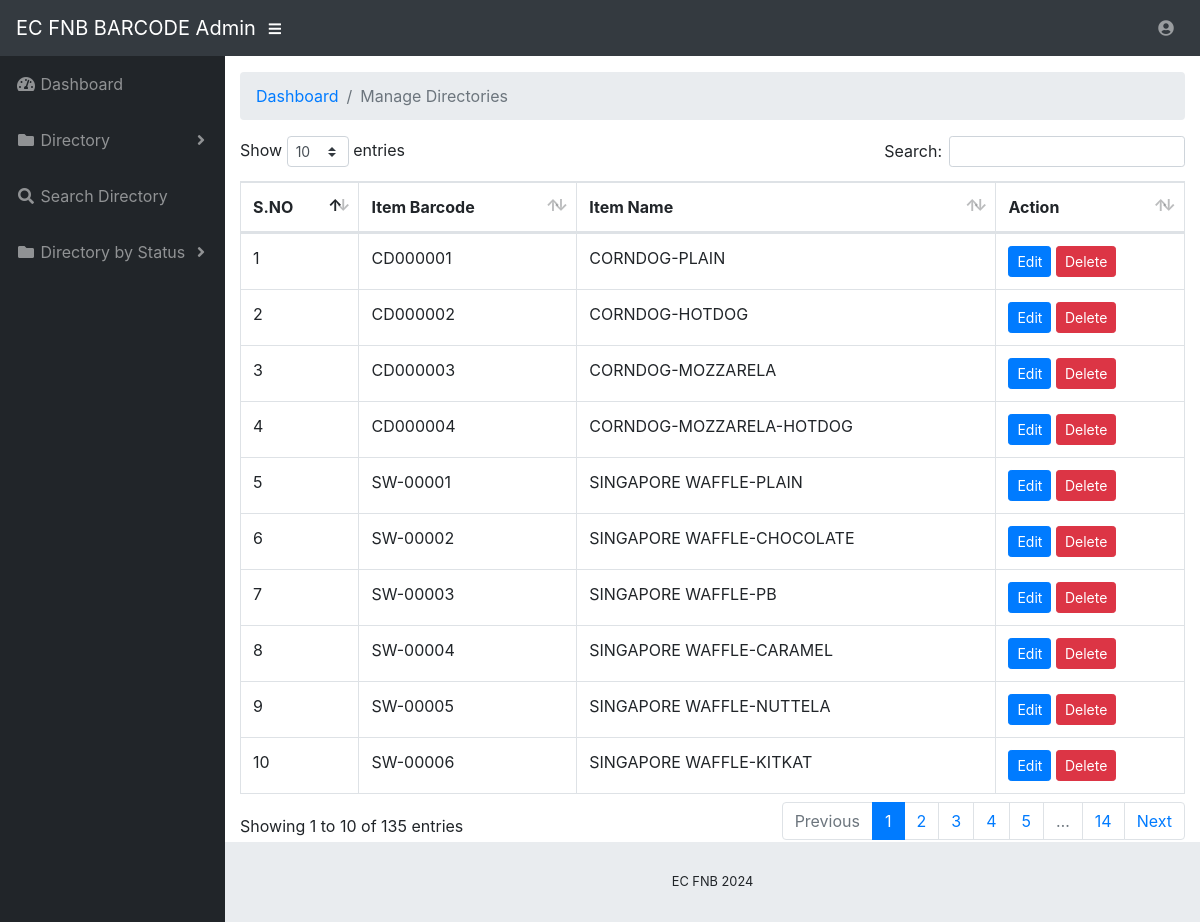
/admin/manage-directory.php (signed in), run on the app's committed database.
### tables this page shows
CREATE TABLE `tbldirectory` (
  `ID` int(10) NOT NULL,
  `ItemBarcode` varchar(120) DEFAULT NULL,
  `ItemName` varchar(120) DEFAULT NULL,
  `ItemDesc` varchar(250) NOT NULL,
  `Status` varchar(120) NOT NULL
);

### admin/manage-directory.php (the view, shortened to what this page needs)
<?php
include('include/dbconnection.php');
if (strlen($_SESSION['pdaid']==0)) {
  header('location:logout.php');
  } else{
  ?>
<!DOCTYPE html>
<html lang="en">
<head>
  <link href="vendor/fontawesome-free/css/all.min.css" rel="stylesheet" type="text/css">
  <link href="vendor/datatables/dataTables.bootstrap4.css" rel="stylesheet">
  <link href="css/sb-admin.css" rel="stylesheet">
</head>
<body id="page-top">
<?php include('include/header.php');?>
  <div id="wrapper">
    <?php include('include/sidebar.php');?>
    <div id="content-wrapper">
      <div class="container-fluid">
        <ol class="breadcrumb">
          <li class="breadcrumb-item">
            <a href="#">Dashboard</a>
          </li>
          <li class="breadcrumb-item active">Manage Directories</li>
        </ol>
<table class="table table-bordered" id="dataTable" width="100%" cellspacing="0">
 <thead>
                <tr>
                  <th>S.NO</th>
                  <th>Item Barcode</th>
              <th>Item Name</th>
                   <th>Action</th>
                </tr>
              </thead>
               <?php
$ret=mysqli_query($con,"select * from tbldirectory");
$cnt=1;
while ($row=mysqli_fetch_array($ret)) {
?>
                <tr>
                  <td><?php echo $cnt;?></td>
                  <td><?php  echo $row['ItemBarcode'];?></td>
                  <td><?php  echo $row['ItemName'];?></td>
                  <td><a href="edit-directory.php?editid=<?php echo $row['ID'];?>" class="btn btn-primary btn-sm" target="blank">Edit</a>
                    <a href="manage-directory.php?del=<?php echo $row['ID'];?>" class="btn btn-danger btn-sm" onclick="return confirm('Do you really want to delete?')">Delete</a>
                    </td>
                </tr>
                <?php
$cnt=$cnt+1;
}?>
</table>
      </div>
      <?php include('include/footer.php');?>
    </div>
  </div>
</body>
</html>
<?php }  ?>

### data on the page
tbldirectory: ItemBarcode "CD000001", ItemName "CORNDOG-PLAIN"
tbldirectory: ItemBarcode "CD000002", ItemName "CORNDOG-HOTDOG"
tbldirectory: ItemBarcode "CD000003", ItemName "CORNDOG-MOZZARELA"
tbldirectory: ItemBarcode "CD000004", ItemName "CORNDOG-MOZZARELA-HOTDOG"
tbldirectory: ItemBarcode "SW-00001", ItemName "SINGAPORE WAFFLE-PLAIN"
tbldirectory: ItemBarcode "SW-00002", ItemName "SINGAPORE WAFFLE-CHOCOLATE"
tbldirectory: ItemBarcode "SW-00003", ItemName "SINGAPORE WAFFLE-PB"
tbldirectory: ItemBarcode "SW-00004", ItemName "SINGAPORE WAFFLE-CARAMEL"
tbldirectory: ItemBarcode "SW-00005", ItemName "SINGAPORE WAFFLE-NUTTELA"
tbldirectory: ItemBarcode "SW-00006", ItemName "SINGAPORE WAFFLE-KITKAT"
